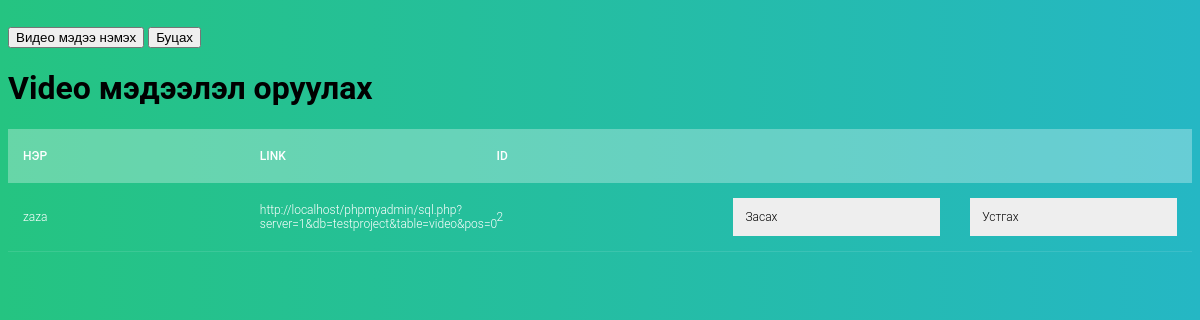
The app's page /home/video/update-video.php with its own data.
### tables this page shows
CREATE TABLE `video` (
  `id` int(11) NOT NULL,
  `link` text NOT NULL,
  `title` text NOT NULL,
  `body` text NOT NULL,
  `title1` text NOT NULL
);

### home/video/update-video.php (the view, shortened to what this page needs)
<?php
	include('config.php');
	$qry = "select title,body,title1,link,id from video";
	$result = $conn->query($qry);
?>
<body>
<form>
	<a href="/home/video/upload-video.php"><input type="button" value="Видео мэдээ нэмэх" ></input></a>
	<a href="/home/welcome.php"><input type="button" value="Буцах"></input></a>
</form>
<h1>Video мэдээлэл оруулах</h1>
<div class="tbl-header">
    <table cellpadding="0" cellspacing="0" border="0">
      <thead>
        <tr>
          <th>Нэр</th>
          <th>LINK</th>
          <th>ID</th>
          <th></th>
          <th></th>
           </tr>
      </thead>
    </table>
  </div>
  <table cellpadding="0" cellspacing="0" border="0">
      <tbody>
	<?php while($row = $result->fetch_assoc()){?>
		<tr>
			<td><?php echo $row['title'];?></td>
            <td><?php echo $row['link'];?></td>
			<td><?php echo $row['id'];?></td>
			<td><a href="upload-video.php?id=<?php echo $row['id'];?>">Засах</a></td>
            <td><a href="process.php?action=videodel&id=<?php echo $row['id'];?>">Устгах</a></td>
		</tr>
	<?php }?>
	</tbody>
</table>
<br>
</body>

### home/video/update-video.php (style rules this page uses)
table { width:100%; table-layout: fixed; }
.tbl-header { background-color: rgba(255,255,255,0.3); }
th { padding: 20px 15px; text-align: left; font-weight: 500; font-size: 12px; color: #fff; text-transform: uppercase; }
td { padding: 15px; text-align: left; vertical-align:middle; font-weight: 300; font-size: 12px; color: #fff; border-bottom: solid 1px rgba(255,255,255,0.1); }
body { background: -webkit-linear-gradient(left, #25c481, #25b7c4); background: linear-gradient(to right, #25c481, #25b7c4); font-family: 'Roboto', sans-serif; }
td a { background-color: #eee; color: black; display: block; padding: 12px; text-decoration: none; }

### records on screen
video: title "zaza", link "http://localhost/phpmyadmin/sql.php?server=1&db=testproject&table=video&pos=0", id "2"
